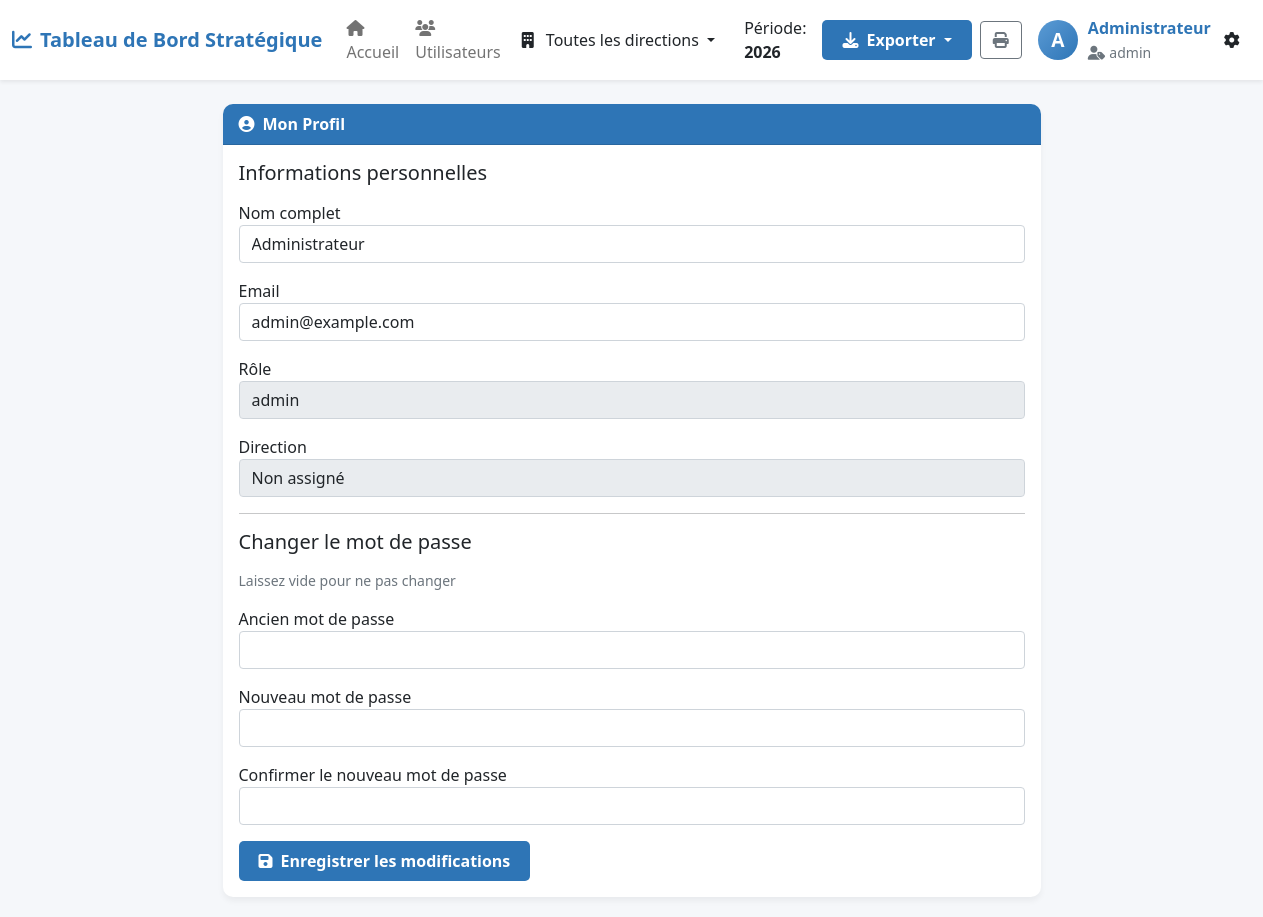
Page /profil.php (signed in) on the committed database.
### tables this page shows
CREATE TABLE utilisateurs (
    id INT AUTO_INCREMENT PRIMARY KEY,
    nom_complet VARCHAR(100) NOT NULL,
    email VARCHAR(100) UNIQUE NOT NULL,
    mot_de_passe VARCHAR(255) NOT NULL,
    role ENUM('admin', 'utilisateur', 'lecteur') DEFAULT 'utilisateur',
    direction VARCHAR(50),
    date_creation TIMESTAMP DEFAULT CURRENT_TIMESTAMP,
    derniere_connexion TIMESTAMP NULL
);

### profil.php (the view, shortened to what this page needs)
<?php
require_once 'includes/header.php';
$query = "SELECT * FROM utilisateurs WHERE id = :id";
$stmt = $conn->prepare($query);
$stmt->bindParam(':id', $_SESSION['utilisateur_id']);
$stmt->execute();
$user = $stmt->fetch();
?>
<div class="row justify-content-center">
    <div class="col-md-8">
        <div class="card">
            <div class="card-header">
                <i class="fas fa-user-circle me-2"></i>Mon Profil
            </div>
            <div class="card-body">
                <form method="POST" action="">
                    <h5 class="mb-3">Informations personnelles</h5>
                    <div class="mb-3">
                        <label>Nom complet</label>
                        <input type="text" name="nom_complet" class="form-control"
                               value="<?php echo htmlspecialchars($user['nom_complet']); ?>" required>
                    </div>
                    <div class="mb-3">
                        <label>Email</label>
                        <input type="email" name="email" class="form-control"
                               value="<?php echo htmlspecialchars($user['email']); ?>" required>
                    </div>
                    <div class="mb-3">
                        <label>Rôle</label>
                        <input type="text" class="form-control" value="<?php echo $user['role']; ?>" disabled>
                    </div>
                    <div class="mb-3">
                        <label>Direction</label>
                        <input type="text" class="form-control" value="<?php echo $user['direction'] ?: 'Non assigné'; ?>" disabled>
                    </div>
                    <hr>
                    <h5 class="mb-3">Changer le mot de passe</h5>
                    <p class="text-muted small">Laissez vide pour ne pas changer</p>
                    <div class="mb-3">
                        <label>Ancien mot de passe</label>
                        <input type="password" name="ancien_mot_de_passe" class="form-control">
                    </div>
                    <div class="mb-3">
                        <label>Nouveau mot de passe</label>
                        <input type="password" name="nouveau_mot_de_passe" class="form-control">
                    </div>
                    <div class="mb-3">
                        <label>Confirmer le nouveau mot de passe</label>
                        <input type="password" name="confirmation_mot_de_passe" class="form-control">
                    </div>
                    <button type="submit" class="btn btn-exporter">
                        <i class="fas fa-save me-2"></i>Enregistrer les modifications
                    </button>
                </form>
            </div>
        </div>
    </div>
</div>
<?php require_once 'includes/footer.php'; ?>

### assets/css/style.css (style rules this page uses)
:root { --vert: #28a745; --orange: #ffc107; --rouge: #dc3545; --bleu-fonce: #2E75B6; --bleu-clair: #5B9BD5; --gris-clair: #f8f9fa; --gris-moyen: #e9ecef; --violet-projet: #6f42c1; --orange-probleme: #fd7e14; --vert-pta: #20c997; --rose-point: #e83e8c; }
body { font-family: 'Segoe UI', Tahoma, Geneva, Verdana, sans-serif; background-color: #f5f7fa; }
.card { border-radius: 10px; border: none; box-shadow: 0 4px 6px rgba(0, 0, 0, 0.05); transition: transform 0.3s; margin-bottom: 20px; }
.card-header { background-color: var(--bleu-fonce); color: white; font-weight: 600; border-radius: 10px 10px 0 0 !important; }
.btn-exporter { background-color: var(--bleu-fonce); color: white; border: none; padding: 8px 20px; border-radius: 5px; font-weight: 600; }

### rows in the picture
utilisateurs: nom_complet "Administrateur", email "admin@example.com", role "admin", direction "Non assigné"

### other values in the picture
substr($_SESSION['nom_complet'] ?? 'U', 0, 1) "A"
$_SESSION['nom_complet'] "Administrateur"
$_SESSION['role'] "admin"
